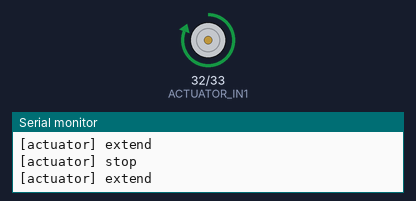
Simulated run of this program. Board: ESP32. Shown: motor-driver pin pairs drawn as motors (green arrow = first pin HIGH = forward, orange = second pin HIGH = backward, longer = more drive), the last lines printed to the serial monitor.

Above: at 7.6 s.
At 30.24 s:
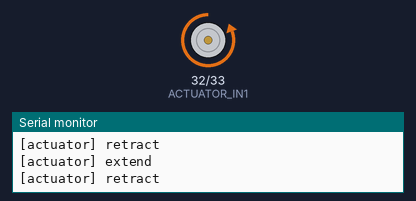
Timing chart, 0 to 36.3 s (numbered marks = the images above):
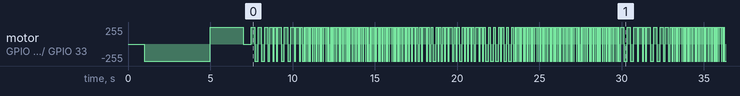

The program:

main.cpp
```cpp
#include <Arduino.h>
#include <cstring>

const int ACTUATOR_IN1 = 32;
const int ACTUATOR_IN2 = 33;


void stopActuator()
{
    digitalWrite(ACTUATOR_IN1, LOW);
    digitalWrite(ACTUATOR_IN2, LOW);
    Serial.println("[actuator] stop");
}

void extendActuator()
{
    digitalWrite(ACTUATOR_IN1, HIGH);
    digitalWrite(ACTUATOR_IN2, LOW);
    Serial.println("[actuator] extend");
}

void retractActuator()
{
    digitalWrite(ACTUATOR_IN1, LOW);
    digitalWrite(ACTUATOR_IN2, HIGH);
    Serial.println("[actuator] retract");
}

void oscillate(const char* startDirection, int reps, int time) {
    for (int i = 0; i < reps; i++) {
        if (strcmp(startDirection, "FORWARD") == 0)
        {
            extendActuator();
            delay(time);

            retractActuator();
            delay(time);
        } else if (strcmp(startDirection, "REVERSE") == 0) {
            retractActuator();
            delay(time);

            extendActuator();
            delay(time);
        }
    }
}

void pattern1(int timeUnit)
{
    for (int i = 0; i < 3; i++) {
        oscillate("FORWARD", 4, timeUnit);

        extendActuator();
        delay(timeUnit * 2);

        oscillate("REVERSE", 2, timeUnit);

        retractActuator();
        delay(timeUnit * 2);
    }

    oscillate("FORWARD", 1, timeUnit);
    delay(timeUnit);
    oscillate("FORWARD", 1, timeUnit);
    delay(timeUnit);
    oscillate("FORWARD", 1, timeUnit);
    oscillate("FORWARD", 1, timeUnit);
    delay(timeUnit);
    oscillate("FORWARD", 1, timeUnit);
    delay(timeUnit);
    oscillate("FORWARD", 1, timeUnit);
}

void pattern2(int timeUnit)
{
    for (int i = 0; i < 4; i++) {
        oscillate("FORWARD", 4, timeUnit);

        extendActuator();
        delay(timeUnit * 2);

        oscillate("REVERSE", 2, timeUnit);

        retractActuator();
        delay(timeUnit * 2);
    }
}

void pattern3(int timeUnit)
{
    extendActuator();
    delay(timeUnit * 2);
    retractActuator();
    delay(timeUnit * 2);
    extendActuator();
    delay(timeUnit * 2);
    retractActuator();
    delay(timeUnit * 2);

    extendActuator();
    delay(timeUnit * 2);
    retractActuator();
    delay(timeUnit);
    extendActuator();
    delay(timeUnit * 2);

    retractActuator();
    delay(timeUnit);
    extendActuator();
    delay(timeUnit);
    retractActuator();
    delay(timeUnit);
}

void setup()
{
    Serial.begin(115200);
    delay(1000);
    Serial.println("[setup] floater firmware starting");

    pinMode(ACTUATOR_IN1, OUTPUT);
    pinMode(ACTUATOR_IN2, OUTPUT);
    Serial.printf("[setup] pins configured: IN1=%d, IN2=%d\n", ACTUATOR_IN1, ACTUATOR_IN2);


    retractActuator();
    delay(4000);

    extendActuator();
    delay(2000);

    // Start safely stopped
    stopActuator();

    delay(500);
}

void loop()
{
    int timeUnit = 100;
    pattern3(timeUnit);
    pattern3(timeUnit);

    timeUnit = 50;
    pattern2(timeUnit);
    pattern2(timeUnit);

    timeUnit = 100;
    pattern1(timeUnit);

    timeUnit = 50;
    pattern2(timeUnit);
    pattern2(timeUnit);
}
```

Measured:
- by itself, motor on GPIO 32 (ACTUATOR_IN1) / GPIO 33 (ACTUATOR_IN2): stopped → backward 255/255 at 1.0 s, → forward 255/255 4.0 s later, → stopped 2.0 s later, → forward 255/255 0.50 s later, … (1632 changes in this stretch)
